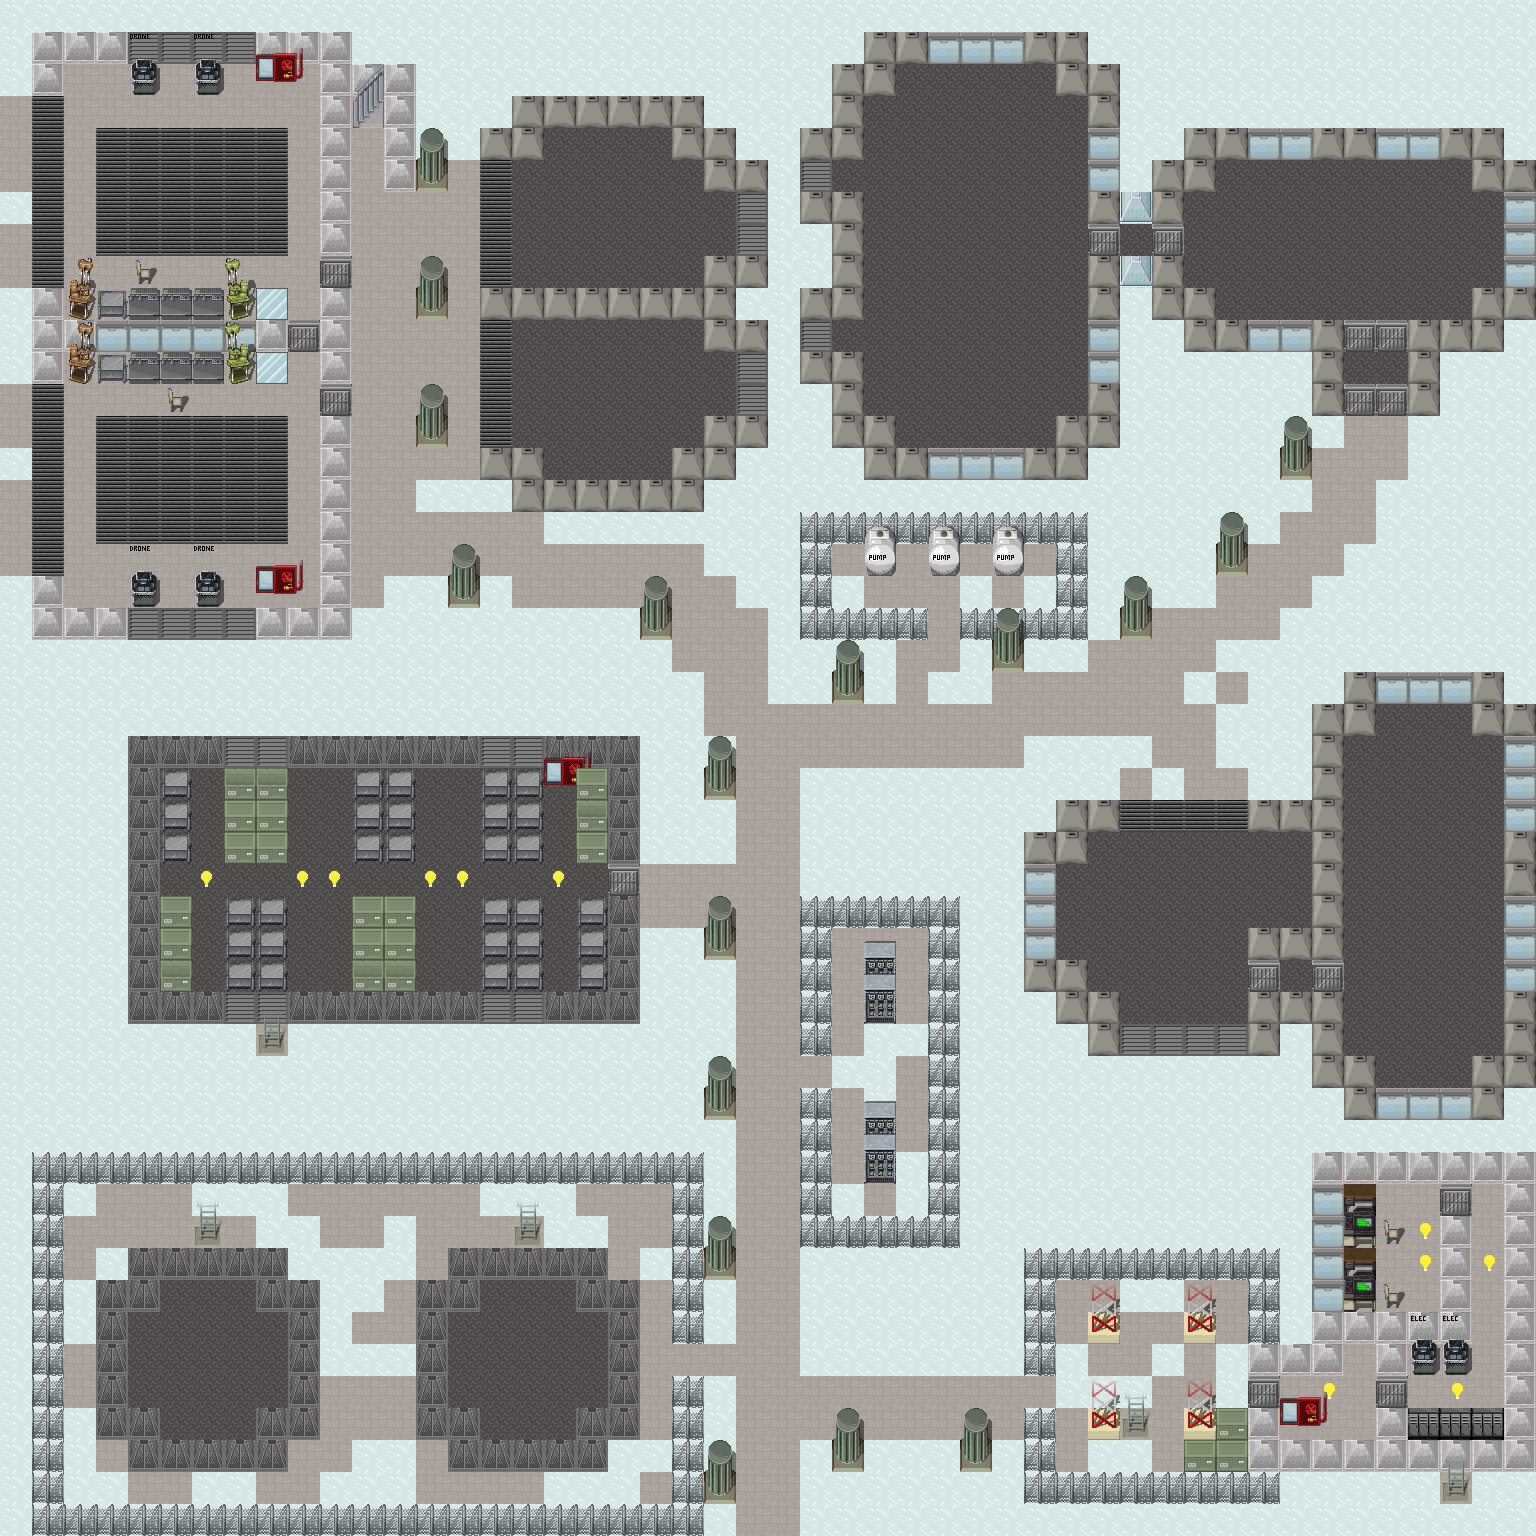

A level layout from a 2D game, rendered from its tile map. Below: a short description, then the map file with tile-grid data replaced by summaries:
An orthogonal 48x48 tile map with 32x32 px tiles, 3 tile layers (00 Fill Terrain, 00 Terrain, 00 Furniture), 9 hidden layers not drawn, 10 tilesets.

<map version="1.10" tiledversion="1.11.0" orientation="orthogonal" renderorder="right-down" width="48" height="48" tilewidth="32" tileheight="32" infinite="0" nextlayerid="17" nextobjectid="1">
 <tileset firstgid="1" source="../Tilesets/afs_habitat_exterior.tsx" />
 <tileset firstgid="8" source="../Tilesets/extras_normal.tsx" />
 <tileset firstgid="38" source="../Tilesets/afs_habitat_structure_normal.tsx" />
 <tileset firstgid="68" source="../Tilesets/afs_habitat_structure_large.tsx" />
 <tileset firstgid="69" source="../Tilesets/afs_habitat_life_support_normal.tsx" />
 <tileset firstgid="73" source="../Tilesets/extras_tall.tsx" />
 <tileset firstgid="123" source="../Tilesets/afs_habitat_structure_tall.tsx" />
 <tileset firstgid="125" source="../Tilesets/afs_residential_furnishing_normal.tsx" />
 <tileset firstgid="155" source="../Tilesets/afs_residential_furnishing_tall.tsx" />
 <tileset firstgid="156" source="../Tilesets/afs_habitat_life_support_tall.tsx" />
 <group id="4" name="00">
  <layer id="1" name="00 Fill Terrain" width="48" height="48" locked="1">
   <data>[2304 cells, 2304 non-empty, 1 distinct tile ids]</data>
  </layer>
  <layer id="2" name="00 Terrain" width="48" height="48">
   <data>[2304 cells, 1463 non-empty, 16 distinct tile ids]</data>
  </layer>
  <layer id="3" name="00 Furniture" width="48" height="48">
   <data>[2304 cells, 110 non-empty, 17 distinct tile ids]</data>
  </layer>
 </group>
 <group id="8" name="01" visible="0">
  <layer id="5" name="01 Fill Terrain" width="48" height="48" locked="1">
   <data>[2304 cells, 0 non-empty, 0 distinct tile ids]</data>
  </layer>
  <layer id="6" name="01 Terrain" width="48" height="48">
   <data>[2304 cells, 582 non-empty, 15 distinct tile ids]</data>
  </layer>
  <layer id="7" name="01 Furniture" width="48" height="48">
   <data>[2304 cells, 77 non-empty, 22 distinct tile ids]</data>
  </layer>
 </group>
 <group id="12" name="02" visible="0">
  <layer id="9" name="02 Fill Terrain" width="48" height="48" locked="1">
   <data>[2304 cells, 0 non-empty, 0 distinct tile ids]</data>
  </layer>
  <layer id="10" name="02 Terrain" width="48" height="48">
   <data>[2304 cells, 322 non-empty, 10 distinct tile ids]</data>
  </layer>
  <layer id="11" name="02 Furniture" width="48" height="48">
   <data>[2304 cells, 34 non-empty, 11 distinct tile ids]</data>
  </layer>
 </group>
 <group id="16" name="03" visible="0">
  <layer id="13" name="03 Fill Terrain" width="48" height="48" locked="1">
   <data>[2304 cells, 0 non-empty, 0 distinct tile ids]</data>
  </layer>
  <layer id="14" name="03 Terrain" width="48" height="48">
   <data>[2304 cells, 174 non-empty, 4 distinct tile ids]</data>
  </layer>
  <layer id="15" name="03 Furniture" width="48" height="48">
   <data>[2304 cells, 21 non-empty, 5 distinct tile ids]</data>
  </layer>
 </group>
</map>
